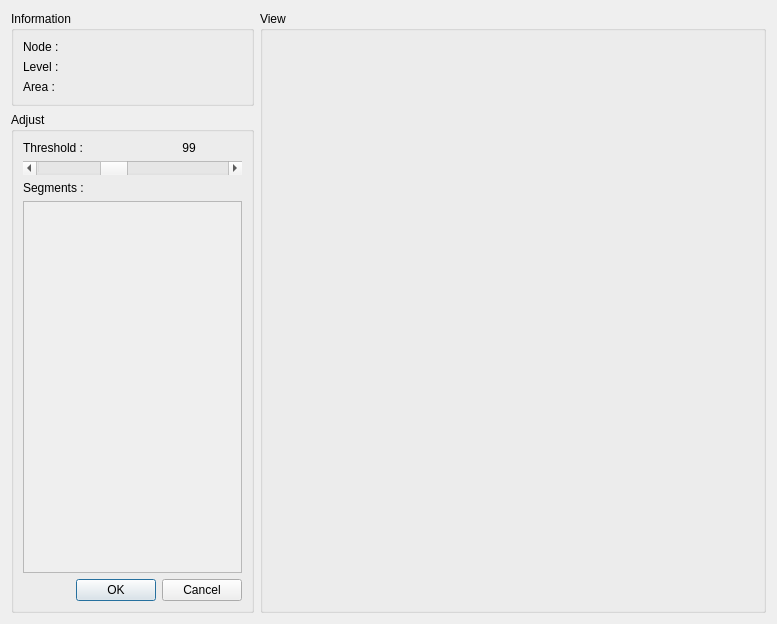
<?xml version="1.0" encoding="UTF-8"?>
<ui version="4.0">
 <class>RegionAdjustDialog</class>
 <widget class="QDialog" name="RegionAdjustDialog">
  <property name="geometry">
   <rect>
    <x>0</x>
    <y>0</y>
    <width>777</width>
    <height>620</height>
   </rect>
  </property>
  <property name="windowTitle">
   <string>Dialog</string>
  </property>
  <layout class="QHBoxLayout" name="horizontalLayout">
   <item>
    <layout class="QVBoxLayout" name="verticalLayout_3">
     <item>
      <widget class="QGroupBox" name="groupBox_2">
       <property name="title">
        <string>Information</string>
       </property>
       <layout class="QVBoxLayout" name="verticalLayout_4">
        <item>
         <widget class="QLabel" name="label_7">
          <property name="text">
           <string>Node :</string>
          </property>
         </widget>
        </item>
        <item>
         <widget class="QLabel" name="label_8">
          <property name="text">
           <string>Level :</string>
          </property>
         </widget>
        </item>
        <item>
         <widget class="QLabel" name="label_9">
          <property name="text">
           <string>Area :</string>
          </property>
         </widget>
        </item>
       </layout>
      </widget>
     </item>
     <item>
      <widget class="QGroupBox" name="cellGroupBox_2">
       <property name="title">
        <string>Adjust</string>
       </property>
       <layout class="QGridLayout" name="gridLayout_2">
        <item row="0" column="0">
         <widget class="QLabel" name="label_10">
          <property name="text">
           <string>Threshold :</string>
          </property>
         </widget>
        </item>
        <item row="0" column="1">
         <widget class="QLabel" name="threshold_label">
          <property name="sizePolicy">
           <sizepolicy hsizetype="Ignored" vsizetype="Preferred">
            <horstretch>0</horstretch>
            <verstretch>0</verstretch>
           </sizepolicy>
          </property>
          <property name="text">
           <string>99</string>
          </property>
          <property name="alignment">
           <set>Qt::AlignCenter</set>
          </property>
          <property name="indent">
           <number>-1</number>
          </property>
         </widget>
        </item>
        <item row="2" column="0">
         <widget class="QLabel" name="label_12">
          <property name="text">
           <string>Segments :</string>
          </property>
         </widget>
        </item>
        <item row="3" column="0" colspan="2">
         <widget class="QScrollArea" name="scrollArea_2">
          <property name="widgetResizable">
           <bool>true</bool>
          </property>
          <widget class="QWidget" name="scrollAreaWidgetContents_2">
           <property name="geometry">
            <rect>
             <x>0</x>
             <y>0</y>
             <width>217</width>
             <height>356</height>
            </rect>
           </property>
          </widget>
         </widget>
        </item>
        <item row="4" column="0" colspan="2">
         <widget class="QDialogButtonBox" name="buttonBox">
          <property name="orientation">
           <enum>Qt::Horizontal</enum>
          </property>
          <property name="standardButtons">
           <set>QDialogButtonBox::Cancel|QDialogButtonBox::Ok</set>
          </property>
         </widget>
        </item>
        <item row="1" column="0" colspan="2">
         <widget class="QScrollBar" name="threshold_scrollBar">
          <property name="sizePolicy">
           <sizepolicy hsizetype="Preferred" vsizetype="Fixed">
            <horstretch>0</horstretch>
            <verstretch>0</verstretch>
           </sizepolicy>
          </property>
          <property name="styleSheet">
           <string notr="true"/>
          </property>
          <property name="maximum">
           <number>255</number>
          </property>
          <property name="pageStep">
           <number>5</number>
          </property>
          <property name="value">
           <number>99</number>
          </property>
          <property name="sliderPosition">
           <number>99</number>
          </property>
          <property name="orientation">
           <enum>Qt::Horizontal</enum>
          </property>
         </widget>
        </item>
       </layout>
      </widget>
     </item>
    </layout>
   </item>
   <item>
    <widget class="QGroupBox" name="glGroupBox">
     <property name="sizePolicy">
      <sizepolicy hsizetype="Preferred" vsizetype="Preferred">
       <horstretch>0</horstretch>
       <verstretch>0</verstretch>
      </sizepolicy>
     </property>
     <property name="minimumSize">
      <size>
       <width>506</width>
       <height>602</height>
      </size>
     </property>
     <property name="maximumSize">
      <size>
       <width>506</width>
       <height>602</height>
      </size>
     </property>
     <property name="title">
      <string>View</string>
     </property>
    </widget>
   </item>
  </layout>
 </widget>
 <resources/>
 <connections>
  <connection>
   <sender>buttonBox</sender>
   <signal>accepted()</signal>
   <receiver>RegionAdjustDialog</receiver>
   <slot>accept()</slot>
   <hints>
    <hint type="sourcelabel">
     <x>245</x>
     <y>598</y>
    </hint>
    <hint type="destinationlabel">
     <x>157</x>
     <y>274</y>
    </hint>
   </hints>
  </connection>
  <connection>
   <sender>buttonBox</sender>
   <signal>rejected()</signal>
   <receiver>RegionAdjustDialog</receiver>
   <slot>reject()</slot>
   <hints>
    <hint type="sourcelabel">
     <x>245</x>
     <y>598</y>
    </hint>
    <hint type="destinationlabel">
     <x>286</x>
     <y>274</y>
    </hint>
   </hints>
  </connection>
  <connection>
   <sender>threshold_scrollBar</sender>
   <signal>valueChanged(int)</signal>
   <receiver>threshold_label</receiver>
   <slot>setNum(int)</slot>
   <hints>
    <hint type="sourcelabel">
     <x>177</x>
     <y>170</y>
    </hint>
    <hint type="destinationlabel">
     <x>190</x>
     <y>148</y>
    </hint>
   </hints>
  </connection>
 </connections>
</ui>
